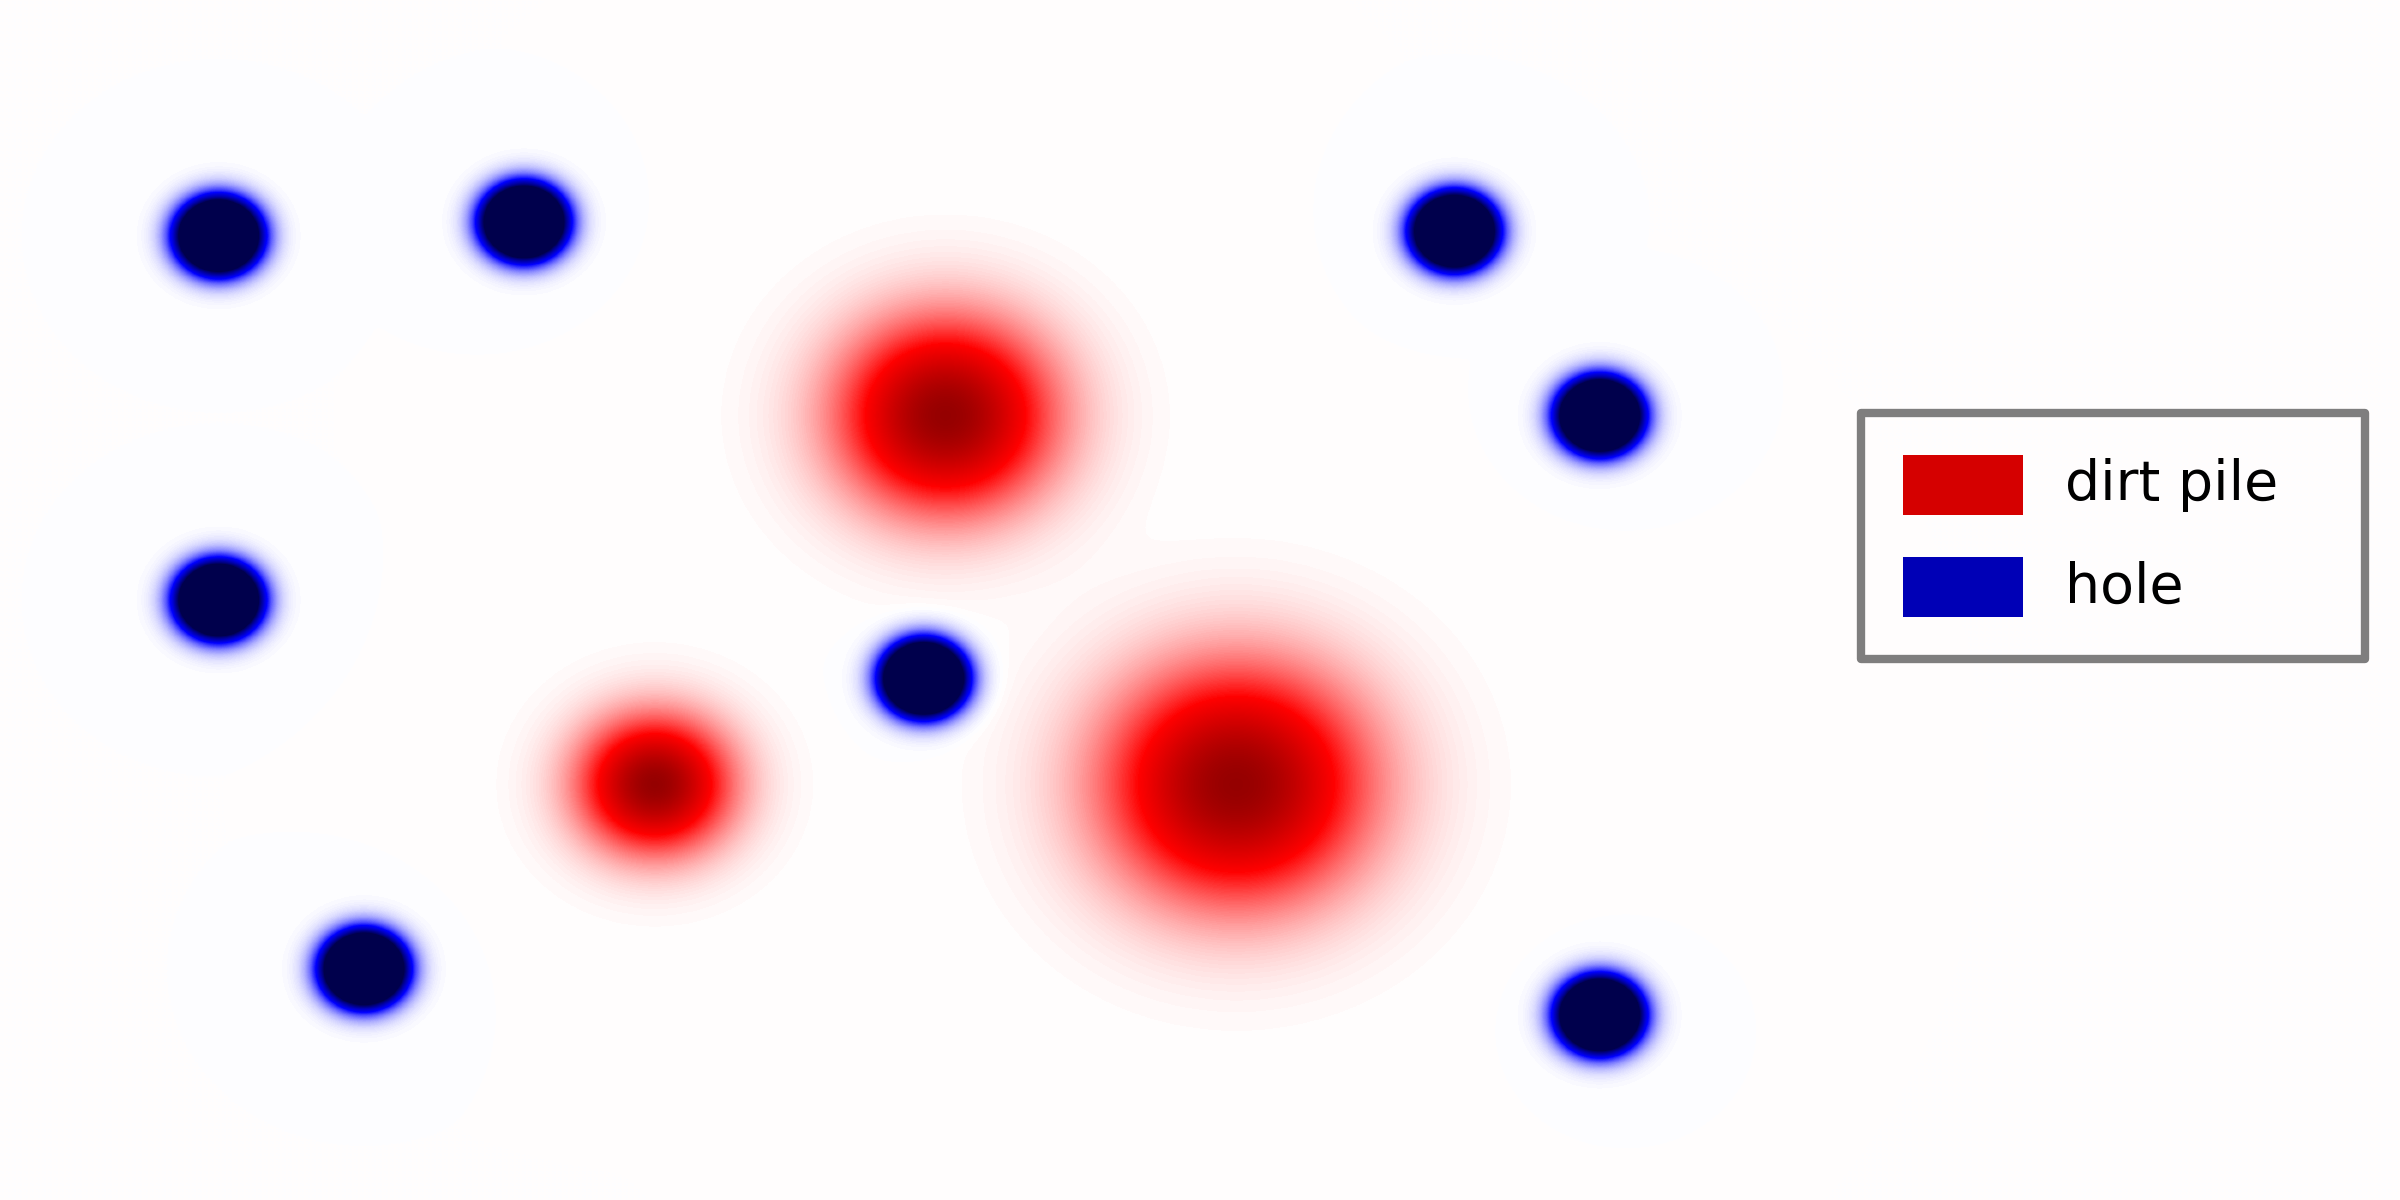

Write Python code to recreate this figure.
import numpy as np
import matplotlib.pyplot as plt
from matplotlib.patches import Rectangle
from matplotlib.collections import PatchCollection
from scipy.stats import multivariate_normal
from scipy.spatial.distance import pdist, squareform
from demo import demo_wasserstein
from scipy.ndimage import gaussian_filter

plt.close("all")

# Dirt piles.
ds = [
    multivariate_normal(
        mean=[-4, -4],
        cov=np.diag([.5, 1])
    ),
    multivariate_normal(
        mean=[0, 4],
        cov=2*np.diag([.5, 1])
    ),
    multivariate_normal(
        mean=[0, 4],
        cov=2*np.diag([.5, 1])
    ),
    multivariate_normal(
        mean=[4, -4],
        cov=3*np.diag([.5, 1])
    ),
    multivariate_normal(
        mean=[4, -4],
        cov=3*np.diag([.5, 1])
    ),
    multivariate_normal(
        mean=[4, -4],
        cov=3*np.diag([.5, 1])
    )
]

# Holes.
hs = [
    multivariate_normal(
        mean=[-5.8, 8.2],
        cov=0.2*np.diag([.5, 1])
    ),
    multivariate_normal(
        mean=[-0.3, -1.7],
        cov=0.2*np.diag([.5, 1])
    ),
    multivariate_normal(
        mean=[-10. ,   7.9],
        cov=0.2*np.diag([.5, 1])
    ),
    multivariate_normal(
        mean=[-8,  -8],
        cov=0.2*np.diag([.5, 1])
    ),
    multivariate_normal(
        mean=[7,  8],
        cov=0.2*np.diag([.5, 1])
    ),
    multivariate_normal(
        mean=[9,  4],
        cov=0.2*np.diag([.5, 1])
    ),
    multivariate_normal(
        mean=[9,  -9],
        cov=0.2*np.diag([.5, 1])
    ),
    multivariate_normal(
        mean=[-10,  0],
        cov=0.2*np.diag([.5, 1])
    )
]

def plot_holes(savefig=True):

    nx, ny = 2000, 1000
    xx, yy = np.meshgrid(
        np.linspace(-13, 20, nx),
        np.linspace(-13, 13, ny),
    )
    xy = np.column_stack((xx.ravel(), yy.ravel()))
    H = np.sum([hd.pdf(xy).reshape((ny, nx)) for hd in hs], axis=0)
    D = np.sum([dd.pdf(xy).reshape((ny, nx)) for dd in ds], axis=0)

    fig = plt.figure()
    ax = fig.add_axes([0, 0, 1, 1])
    ax.imshow(
        D - H,
        cmap="seismic",
        origin="lower",
        clim=(-1.1*D.max(), 1.1*D.max()))

    ax.axis("off")
    x0 = 1550
    y0 = 450
    rx, ry = 35, 35
    rw, rh = 100, 50

    bw = 2*rx + rw + 250
    bh = 3*ry + 2*rh

    ax.add_collection(PatchCollection(
        [Rectangle((x0 + rx, y0 + ry), rw, rh)], zorder=2, facecolor="#0000B6"
    ))
    ax.add_collection(PatchCollection(
        [Rectangle((x0 + rx, y0 + 2*ry + rh), rw, rh)], zorder=2, facecolor="#D50000"
    ))
    ax.add_collection(PatchCollection(
        [Rectangle((x0, y0), bw, bh)],
        zorder=2, facecolor="none", linewidth=1.5, edgecolor="k", alpha=.5
    ))
    ax.text(x0 + 2*rx + rw, y0 + ry + .5*rh, "hole", verticalalignment="center")
    ax.text(x0 + 2*rx + rw, y0 + 2*ry + 1.5*rh, "dirt pile", verticalalignment="center")

    fig.set_size_inches((6, 3))
    if savefig:
        fig.savefig("holes.png", dpi=400)
    return fig, ax, nx, ny

def plot_holes_with_arrow(savefig=True):
    fig, ax, nx, ny = plot_holes(savefig=False)
    ax.arrow(
        nx*.53, ny*.44, 220, 200, zorder=2, linewidth=2,
        head_width=30, head_length=30, color="k")
    ax.text(nx*.53, ny*.47, "(x0, y0)", horizontalalignment="right")
    ax.text(nx*.53 + 220, ny*.46 + 200, "(x1, y1)", horizontalalignment="right")
    ax.text(nx*.53 + 130, ny*.46 + 45, "w", fontweight="bold")
    
    if savefig:
        fig.savefig("holes_arrow.png", dpi=400)
    return fig, ax

def plot_holes_with_grid(savefig=True):
    fig, ax, nx, ny = plot_holes(savefig=False)
    for _x in np.linspace(0, 1400, 12*2):
        ax.axvline(_x, color="k", dashes=[2, 2])
    for _y in np.linspace(0, 995, 10*2):
        ax.plot([0, 1400], [_y, _y], color="k", dashes=[2, 2])
    if savefig:
        fig.savefig("grid_holes.png", dpi=400)
    return fig, ax


def plot_discretized_holes(savefig=True):

    nx, ny = 20, 20
    xx, yy = np.meshgrid(
        np.linspace(-13, 13, nx),
        np.linspace(-13, 13, ny),
    )
    xy = np.column_stack((xx.ravel(), yy.ravel()))
    H = np.sum([hd.pdf(xy).reshape((ny, nx)) for hd in hs], axis=0)
    D = np.sum([dd.pdf(xy).reshape((ny, nx)) for dd in ds], axis=0)
    D /= np.sum(D)
    H /= np.sum(H)
    D = np.clip(D, 1e-5, np.inf)
    H = np.clip(H, 1e-5, np.inf)
    D /= np.sum(D)
    H /= np.sum(H)

    fig = plt.figure()
    ax1 = fig.add_axes([.1, .55, .225, .39])
    ax2 = fig.add_axes([.1, .1, .225, .39])
    ax1.imshow(
        D, cmap="seismic", origin="lower", clim=(-1.1*D.max(), 1.1*D.max()), aspect="auto"
    )
    ax2.imshow(
        -H, cmap="seismic", origin="lower", clim=(-1.1*D.max(), 1.1*D.max()), aspect="auto"
    )
    for ax in (ax1, ax2):
        ax.set_xticks([0, 10, 20])
        ax.set_yticks([0, 10, 20])
    ax1.text(
        3.5, 18.5, "p(x)", color="darkred",
        fontweight="bold", horizontalalignment="center", verticalalignment="top"
    )
    ax1.set_xticklabels([])
    ax2.text(
        10, 18.5, "q(x)", color="darkblue",
        fontweight="bold", horizontalalignment="center", verticalalignment="top"
    )

    ax3 = fig.add_axes([.6, .05, .33, .6])
    im3 = ax3.imshow(squareform(pdist(xy)), aspect="auto", interpolation="none")
    ax3.set_xticks(np.arange(0, 401, 100))
    ax3.set_yticks(np.arange(0, 401, 100))
    ax3.xaxis.tick_top()
    txt3 = ax3.text(15, 15, "cost", verticalalignment="top", color="white", fontweight="bold")
    
    ax4 = fig.add_axes([.44, .05, .09, .6])
    ax4.plot(H.ravel(), np.arange(H.size), color="darkblue")
    ax4.set_ylim([0, H.size])
    ax4.set_yticks(np.arange(0, 401, 100))
    ax4.set_yticklabels([])
    ax4.set_xticklabels([])
    ax4.yaxis.tick_right()
    ax4.invert_xaxis()

    ax5 = fig.add_axes([.6, .77, .33, .17])
    ax5.plot(np.arange(D.size), D.ravel(), color="darkred")
    ax5.set_xlim([0, D.size])
    ax5.set_xticks(np.arange(0, 401, 100))
    ax5.set_xticklabels([])
    ax5.set_yticklabels([])

    ax6 = fig.add_axes([.35, .48, .1, .1])
    ax6.arrow(0, 0, 1, 0, lw=0, width=.5, head_width=1, head_length=.5, color="darkgrey")
    ax6.set_xlim([0, 2])
    ax6.set_ylim([-1, 1])
    ax6.axis("off")

    fig.set_size_inches((6, 3))
    if savefig:
        fig.savefig("discretized_holes_cost.png", dpi=400)

    _, T = demo_wasserstein(xy, D.ravel(), H.ravel())
    print(np.linalg.norm(T.sum(axis=0) - D.ravel()))
    print(np.linalg.norm(T.sum(axis=1) - H.ravel()))

    # np.save("T.npy", T)
    # T = np.load("T.npy")

    Ts = gaussian_filter(T[::-1], sigma=.5)
    im3.set_array(Ts)
    im3.set_clim([0, np.percentile(T, 99.9)])
    txt3.set_text("transport plan")
    if savefig:
        fig.savefig("discretized_holes_transport.png", dpi=400)

    thres = np.percentile(T, 100 * ((T.size - 80) / T.size))
    destination, origin = np.where(T > thres)

    fig, ax = plt.subplots(1, 1)
    ax.imshow(
        (D - H), cmap="seismic", interpolation="None", origin="lower",
        clim=(-1.1*D.max(), 1.1*D.max()), aspect="auto"
    )
    for o, d in zip(origin, destination):
        j0, i0 = np.unravel_index(o, (nx, ny))
        j1, i1 = np.unravel_index(d, (nx, ny))
        ax.arrow(
            i0, j0, i1 - i0, j1 - j0,
            lw=0, width=.075, head_width=0.3, head_length=0.3, color="Gray")
    ax.set_xticks([])
    ax.set_yticks([])
    ax.set_title("Optimal Transport Solution!")
    fig.set_size_inches((4, 3))
    fig.tight_layout()
    if savefig:
        fig.savefig("holes_arrows.png", dpi=400)


if __name__ == "__main__":
    plot_holes()
    plot_holes_with_arrow()
    plot_holes_with_grid()
    plot_discretized_holes()
    plt.show()